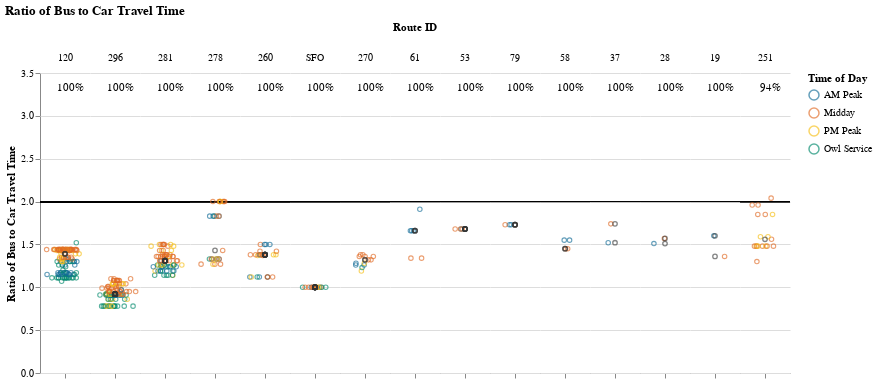
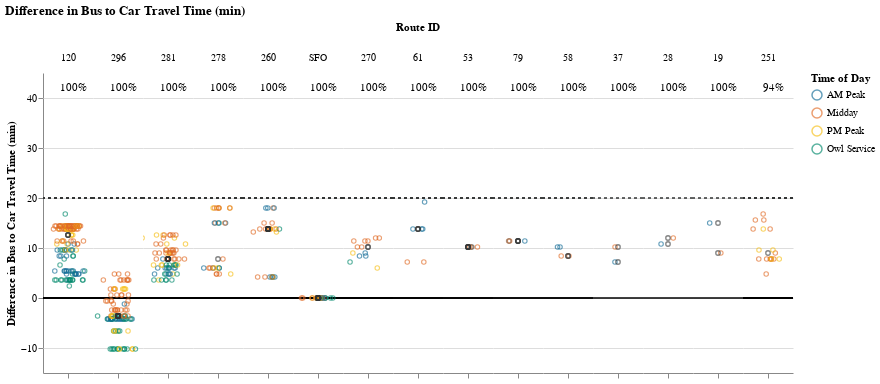

The cell these charts' notebook holds for them, in order:
### Markdown cell above
## Viable Competitive Routes
### Short Routes (< 1 hr)

### Code cell
route_group = "short"
try:
    display_charts_for_route_group(df, route_group)
except:
    print(no_display_statement)

### Figure 1 — Vega-Lite specification as saved in the notebook (floating-point values rounded to 4 significant figures; data arrays with more than 128 entries replaced by an {"elided": "..."} marker saying what was removed)
{"config": {"view": {"continuousWidth": 400, "continuousHeight": 300, "stroke": null}, "facet": {"spacing": 0}}, "data": {"name": "data-a27e84579255c4879faff73835314460"}, "facet": {"column": {"field": "route_id2", "sort": ["120", "296", "281", "278", "260", "SFO", "270", "61", "53", "79", "58", "37", "28", "19", "251"], "title": "Route ID", "type": "nominal"}}, "spec": {"layer": [{"mark": "rule", "encoding": {"color": {"value": "black"}, "y": {"field": "cutoff", "type": "quantitative"}}, "selection": {"selector001": {"type": "interval", "bind": "scales", "encodings": ["x", "y"]}}}, {"mark": {"type": "point", "opacity": 0.65, "size": 20, "strokeWidth": 1.1}, "encoding": {"color": {"field": "time_of_day", "scale": {"range": ["#136C97", "#E16B26", "#F6BF16", "#00896B", "#7790A3", "#5B559C"]}, "sort": ["AM Peak", "Midday", "PM Peak", "Owl Service"], "title": "Time of Day", "type": "nominal"}, "tooltip": [{"field": "route_id2", "title": "route_id", "type": "nominal"}, {"field": "route_name", "type": "nominal"}, {"field": "trip_id", "type": "nominal"}, {"field": "service_hours", "type": "quantitative"}, {"field": "car_duration_hours", "type": "quantitative"}, {"field": "bus_multiplier", "type": "quantitative"}, {"field": "bus_difference", "type": "quantitative"}, {"field": "num_trips", "type": "quantitative"}, {"field": "num_competitive", "type": "quantitative"}, {"field": "pct_trips_competitive", "type": "quantitative"}, {"field": "pct_below_cutoff", "type": "quantitative"}, {"field": "p25", "type": "quantitative"}, {"field": "p50", "type": "quantitative"}, {"field": "p75", "type": "quantitative"}], "x": {"axis": {"grid": false, "labels": false, "ticks": true, "values": [0]}, "field": "jitter", "scale": {}, "title": null, "type": "quantitative"}, "y": {"field": "bus_multiplier", "scale": {"domain": [0, 3.24]}, "title": "Ratio of Bus to Car Travel Time", "type": "quantitative"}}, "transform": [{"calculate": "sqrt(-2*log(random()))*cos(2*PI*random())", "as": "jitter"}], "width": 50}, {"layer": [{"mark": {"type": "point", "opacity": 0.6, "size": 20, "strokeWidth": 1.3}, "encoding": {"color": {"value": "#323434"}, "y": {"field": "bus_multiplier", "type": "quantitative"}}, "transform": [{"filter": "(datum.p50_trip === 1)"}]}, {"mark": {"type": "text", "align": "center", "baseline": "middle"}, "encoding": {"color": {"value": "black"}, "text": {"field": "pct_trips_competitive", "format": ".0%", "type": "quantitative"}, "tooltip": [{"field": "route_id2", "title": "route_id", "type": "nominal"}, {"field": "route_name", "type": "nominal"}, {"field": "trip_id", "type": "nominal"}, {"field": "service_hours", "type": "quantitative"}, {"field": "car_duration_hours", "type": "quantitative"}, {"field": "bus_multiplier", "type": "quantitative"}, {"field": "bus_difference", "type": "quantitative"}, {"field": "num_trips", "type": "quantitative"}, {"field": "num_competitive", "type": "quantitative"}, {"field": "pct_trips_competitive", "type": "quantitative"}, {"field": "pct_below_cutoff", "type": "quantitative"}, {"field": "p25", "type": "quantitative"}, {"field": "p50", "type": "quantitative"}, {"field": "p75", "type": "quantitative"}], "x": {"value": 30}, "y": {"value": 15}}, "transform": [{"calculate": "sqrt(-2*log(random()))*cos(2*PI*random())", "as": "jitter"}, {"filter": "(datum.fastest_trip === 1)"}]}]}]}, "resolve": {"scale": {"y": "shared"}}, "title": "Ratio of Bus to Car Travel Time", "$schema": "https://vega.github.io/schema/vega-lite/v4.17.0.json", "datasets": {"data-a27e84579255c4879faff73835314460": {"elided": "443 records"}}}

### Figure 2 — Vega-Lite specification as saved in the notebook (floating-point values rounded to 4 significant figures; data arrays with more than 128 entries replaced by an {"elided": "..."} marker saying what was removed)
{"config": {"view": {"continuousWidth": 400, "continuousHeight": 300, "stroke": null}, "facet": {"spacing": 0}}, "data": {"name": "data-47aab1e10b3ea58f7a69579a0fc7f717"}, "facet": {"column": {"field": "route_id2", "sort": ["120", "296", "281", "278", "260", "SFO", "270", "61", "53", "79", "58", "37", "28", "19", "251"], "title": "Route ID", "type": "nominal"}}, "spec": {"layer": [{"mark": "rule", "encoding": {"color": {"value": "black"}, "y": {"field": "cutoff", "type": "quantitative"}}, "selection": {"selector002": {"type": "interval", "bind": "scales", "encodings": ["x", "y"]}}}, {"mark": {"type": "rule", "strokeDash": [3, 3]}, "encoding": {"color": {"value": "#323434"}, "y": {"field": "cutoff2", "type": "quantitative"}}}, {"mark": {"type": "point", "opacity": 0.65, "size": 20, "strokeWidth": 1.1}, "encoding": {"color": {"field": "time_of_day", "scale": {"range": ["#136C97", "#E16B26", "#F6BF16", "#00896B", "#7790A3", "#5B559C"]}, "sort": ["AM Peak", "Midday", "PM Peak", "Owl Service"], "title": "Time of Day", "type": "nominal"}, "tooltip": [{"field": "route_id2", "title": "route_id", "type": "nominal"}, {"field": "route_name", "type": "nominal"}, {"field": "trip_id", "type": "nominal"}, {"field": "service_hours", "type": "quantitative"}, {"field": "car_duration_hours", "type": "quantitative"}, {"field": "bus_multiplier", "type": "quantitative"}, {"field": "bus_difference", "type": "quantitative"}, {"field": "num_trips", "type": "quantitative"}, {"field": "num_competitive", "type": "quantitative"}, {"field": "pct_trips_competitive", "type": "quantitative"}, {"field": "pct_below_cutoff", "type": "quantitative"}, {"field": "p25", "type": "quantitative"}, {"field": "p50", "type": "quantitative"}, {"field": "p75", "type": "quantitative"}], "x": {"axis": {"grid": false, "labels": false, "ticks": true, "values": [0]}, "field": "jitter", "scale": {}, "title": null, "type": "quantitative"}, "y": {"field": "bus_difference", "scale": {"domain": [-10.2, 40.2]}, "title": "Difference in Bus to Car Travel Time (min)", "type": "quantitative"}}, "transform": [{"calculate": "sqrt(-2*log(random()))*cos(2*PI*random())", "as": "jitter"}], "width": 50}, {"layer": [{"mark": {"type": "point", "opacity": 0.6, "size": 20, "strokeWidth": 1.3}, "encoding": {"color": {"value": "#323434"}, "y": {"field": "bus_difference", "type": "quantitative"}}, "transform": [{"filter": "(datum.p50_trip === 1)"}]}, {"mark": {"type": "text", "align": "center", "baseline": "middle"}, "encoding": {"color": {"value": "black"}, "text": {"field": "pct_trips_competitive", "format": ".0%", "type": "quantitative"}, "tooltip": [{"field": "route_id2", "title": "route_id", "type": "nominal"}, {"field": "route_name", "type": "nominal"}, {"field": "trip_id", "type": "nominal"}, {"field": "service_hours", "type": "quantitative"}, {"field": "car_duration_hours", "type": "quantitative"}, {"field": "bus_multiplier", "type": "quantitative"}, {"field": "bus_difference", "type": "quantitative"}, {"field": "num_trips", "type": "quantitative"}, {"field": "num_competitive", "type": "quantitative"}, {"field": "pct_trips_competitive", "type": "quantitative"}, {"field": "pct_below_cutoff", "type": "quantitative"}, {"field": "p25", "type": "quantitative"}, {"field": "p50", "type": "quantitative"}, {"field": "p75", "type": "quantitative"}], "x": {"value": 30}, "y": {"value": 15}}, "transform": [{"calculate": "sqrt(-2*log(random()))*cos(2*PI*random())", "as": "jitter"}, {"filter": "(datum.fastest_trip === 1)"}]}]}]}, "resolve": {"scale": {"y": "shared"}}, "title": "Difference in Bus to Car Travel Time (min)", "$schema": "https://vega.github.io/schema/vega-lite/v4.17.0.json", "datasets": {"data-47aab1e10b3ea58f7a69579a0fc7f717": {"elided": "443 records"}}}
